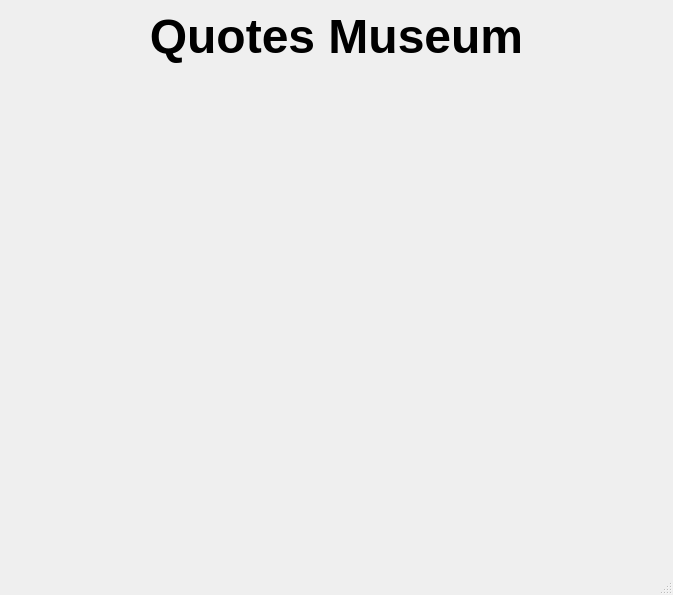
<?xml version="1.0" encoding="UTF-8"?>
<ui version="4.0">
 <class>MainWindow</class>
 <widget class="QMainWindow" name="MainWindow">
  <property name="geometry">
   <rect>
    <x>0</x>
    <y>0</y>
    <width>673</width>
    <height>595</height>
   </rect>
  </property>
  <property name="windowTitle">
   <string>MainWindow</string>
  </property>
  <widget class="QWidget" name="centralwidget">
   <layout class="QVBoxLayout" name="verticalLayout">
    <item>
     <widget class="QLabel" name="label">
      <property name="font">
       <font>
        <pointsize>36</pointsize>
        <bold>true</bold>
       </font>
      </property>
      <property name="text">
       <string>Quotes Museum</string>
      </property>
      <property name="alignment">
       <set>Qt::AlignHCenter|Qt::AlignTop</set>
      </property>
     </widget>
    </item>
   </layout>
  </widget>
  <widget class="QMenuBar" name="menubar">
   <property name="geometry">
    <rect>
     <x>0</x>
     <y>0</y>
     <width>673</width>
     <height>22</height>
    </rect>
   </property>
  </widget>
  <widget class="QStatusBar" name="statusbar"/>
 </widget>
 <resources/>
 <connections/>
</ui>
